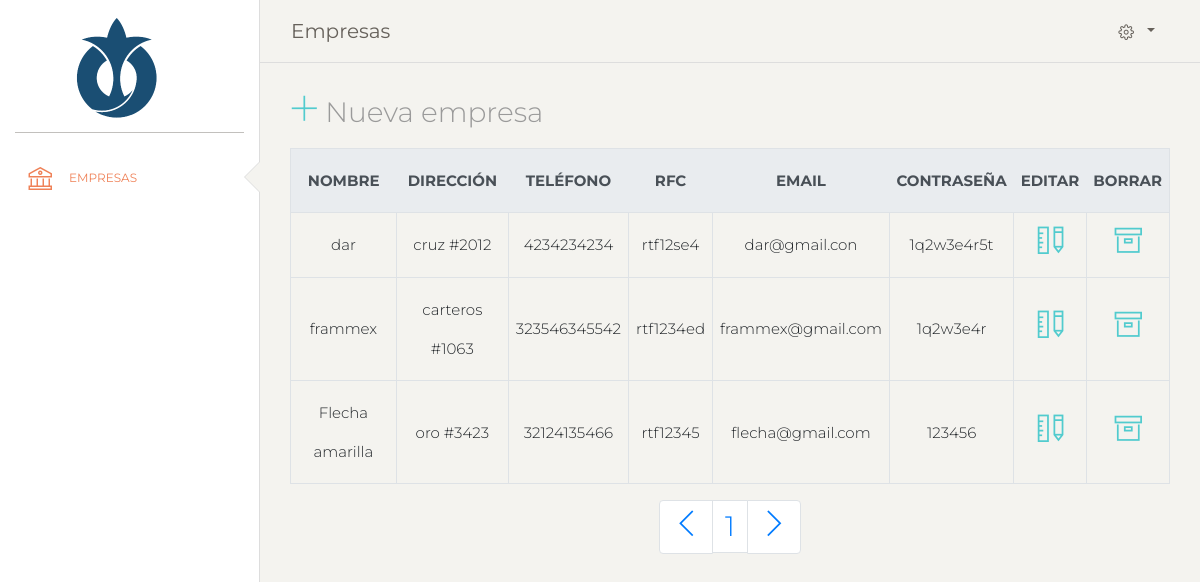
Screenshot of /dashboard/empresas.php (signed in) with the database file from the repository.
### tables this page shows
CREATE TABLE `empresa` (
  `id_empresa` int(11) NOT NULL,
  `nombre_em` varchar(255) DEFAULT NULL,
  `direccion` varchar(255) DEFAULT NULL,
  `telefono` varchar(255) DEFAULT NULL,
  `rfc` varchar(255) NOT NULL,
  `password` varchar(255) DEFAULT NULL,
  `correo` varchar(255) DEFAULT NULL,
  `tipo` varchar(255) DEFAULT NULL
);

### php/consutas.php (called while the page is built, shortened)
<?php
include("conexion.php");
$limite_e = 4;
$total_e = $conexion->query('SELECT count(*) from empresa') or die($conexion->error);
$total_empresa = mysqli_fetch_row($total_e);
$pagina_empresa = round($total_empresa[0] / $limite_e);
$consulta= "SELECT*FROM empresa ORDER BY id_empresa DESC limit 4 ";
$stmt = $conexion->prepare($consulta);
$stmt->execute();
$result = $stmt->get_result();
?>

### dashboard/empresas.php (the view, shortened to what this page needs)
<?php
  include("../php/loginconx.php");
  include("../php/consutas.php");
?>
<!doctype html>
<html lang="en">
<head>
  <link href="https://maxcdn.bootstrapcdn.com/font-awesome/latest/css/font-awesome.min.css" rel="stylesheet">
  <link href="assets/css/bootstrap.min.css" rel="stylesheet" />
  <link href="assets/css/paper-dashboard.css?v=2.0.1" rel="stylesheet" />
  <link href="assets/demo/demo.css" rel="stylesheet" />
</head>
<body class="">
  <div class="wrapper ">
    <div class="sidebar" data-color="white" data-active-color="danger">
      <div class="logo">
        <a href="https://www.creative-tim.com" class="simple-text logo-mini">
        </a>
        <a href="indexdash.php" class="simple-text logo-normal">
          <div class="image-container">
          <img src="../img/logog.png" width="100"  class="image-container">
          <img src="" width="100"  class="hidden">
          </div>
        </a>
      </div>
      <div class="sidebar-wrapper">
        <ul class="nav">
          <li class="active">
            <a href="empresas.php">
                <p>
                <i class="nc-icon nc-bank"></i>
                Empresas
                </p>
            </a>
          </li>
        </ul>
      </div>
    </div>
    <div class="main-panel" style="height: 100vh;">
      <nav class="navbar navbar-expand-lg navbar-absolute fixed-top navbar-transparent">
        <div class="container-fluid">
          <div class="navbar-wrapper">
            <a class="navbar-brand" href="javascript:;">Empresas</a>
          </div>
          <div class="collapse navbar-collapse justify-content-end" id="navigation">
            <ul class="navbar-nav">
              <li class="nav-item btn-rotate dropdown">
                <a class="nav-link dropdown-toggle" href="http://example.com" id="navbarDropdownMenuLink" data-toggle="dropdown" aria-haspopup="true" aria-expanded="false">
                  <i class="nc-icon nc-settings-gear-65"></i>
                </a>
              </li>
            </ul>
          </div>
        </div>
      </nav>
      <div class="content">
        <div class="row">
          <div class="col-md-12">
            <h3 class="description">
                <p >
                <a href="nue-empresa.php"><i class="nc-icon nc-simple-add" id="modalll"></i></a>
                  Nueva empresa
                </p>
                <table class="table table-hover table-bordered">
                    <thead style="text-align:center;"class="thead-light table-bordered">
                        <tr >
                            <th scope="col" style="font-size:15px">Nombre</th>
                            <th scope="col" style="font-size:15px">Dirección</th>
                            <th scope="col" style="font-size:15px">Teléfono</th>
                            <th scope="col" style="font-size:15px">RFC</th>
                            <th scope="col" style="font-size:15px">Email </th>
                            <th scope="col" style="font-size:15px">Contraseña </th>
                            <th scope="col" style="font-size:15px">Editar</th>
                            <th scope="col" style="font-size:15px">Borrar</th>
                        </tr>
                    </thead>
                    <tbody>
                        <?php foreach ($result as $fila):?>
                        <tr style="text-align:center;">
                            <td style="font-size:15px" ><?= $fila['nombre_em']; ?></td>
                            <td style="font-size:15px" ><?= $fila['direccion']; ?></td>
                            <td style="font-size:15px" ><?= $fila['telefono']; ?></td>
                            <td style="font-size:15px" ><?= $fila['rfc']; ?></td>
                            <td style="font-size:15px"><?= $fila['correo']; ?></td>
                            <td style="font-size:15px"><?= $fila['password']; ?></td>
                            <td>
                                <?php echo "<a  href='editar.php?id=".$fila['id_empresa']."'>
                                <i class='nc-icon nc-ruler-pencil'></i>
                                </a> ";?>
                            </td>
                            <td>
                            <?php echo "<a onclick='return confirmar()' href='crud/be.php?id=".$fila['id_empresa']."'>
                                <i class='nc-icon nc-box'></i>
                                </a> ";?>
                            </td>
                        </tr>
                        <?php endforeach;?>
                    </tbody>
                </table>
                <nav aria-label="Page navigation example">
                    <ul class="pagination justify-content-center">
                      <li class="page-item">
                        <a class="page-link" href="#" tabindex="-1"><i class="nc-icon nc-minimal-left"></i></a>
                      </li>
                        <?php
                        for ($k=0; $k<$pagina_empresa; $k++) {
                          echo ' <li class="page-item"><a class="page-link" href="empresas.php?limite='.($k*10).'">'.($k+1).'</a></li>';
                        }
                        ?>
                      <li class="page-item">
                        <a class="page-link" href="#"><i class="nc-icon nc-minimal-right"></i></a>
                      </li>
                    </ul>
                  </nav>
            </h3>
          </div>
        </div>
      </div>
    </div>
  </div>
</body>
</html>

### dashboard/empresas.php (style rules this page uses)
#modalll { cursor: pointer; }
.image-container { display: flex; justify-content: center; }

### rows the page displays
empresa: nombre_em "dar", direccion "cruz #2012", telefono "4234234234", rfc "rtf12se4", correo "dar@gmail.con", password "1q2w3e4r5t"
empresa: nombre_em "frammex", direccion "carteros #1063", telefono "323546345542", rfc "rtf1234ed", correo "frammex@gmail.com", password "1q2w3e4r"
empresa: nombre_em "Flecha amarilla", direccion "oro #3423", telefono "32124135466", rfc "rtf12345", correo "flecha@gmail.com", password "123456"
